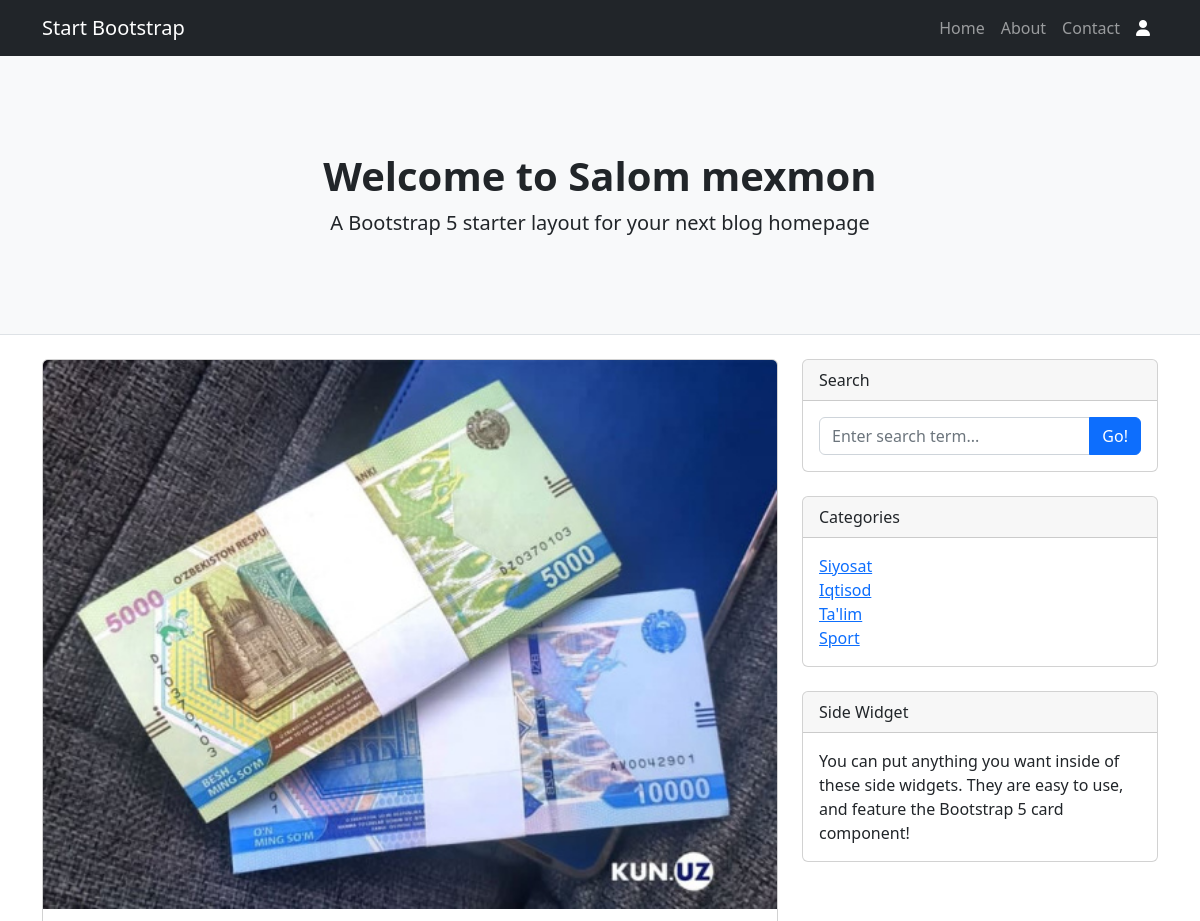
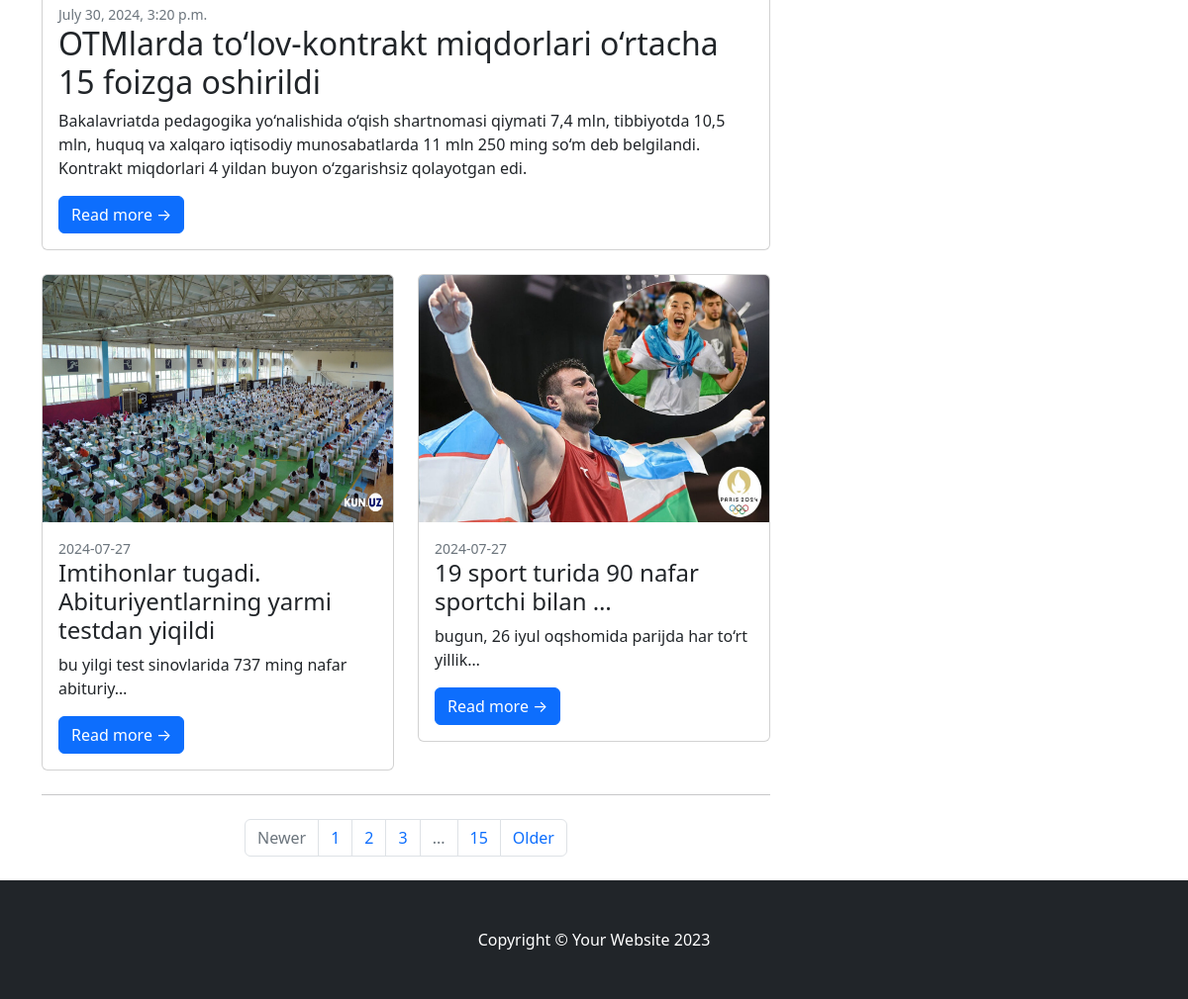
The page / on the database its author committed (2 pictures, top to bottom).
### main/models.py (models this page shows)
class Post(models.Model):
    title = models.CharField(max_length=255)
    content = models.TextField()
    category = models.ForeignKey(Category, on_delete=models.PROTECT,  null=True)
    tags = models.ManyToManyField(Tag, blank=True)
    author = models.ForeignKey(User, on_delete=models.PROTECT, null=True)
    image = models.ImageField(upload_to="post_images", blank=True)
    created_at = models.DateTimeField(auto_now_add=True)
    updated_at = models.DateTimeField(auto_now=True)
    likes = models.PositiveIntegerField(default=0)
    dislikes = models.PositiveIntegerField(default=0)
    views = models.PositiveIntegerField(default=0)

class Category(models.Model): # main_category
    title = models.CharField(max_length=255)
    def __str__(self) -> str:
        return self.title

### main/views.py (the view)
# urls.py: 2. Add a URL to urlpatterns:  path('', views.home, name='home')
def home(request):
    fruits = ["Olma", "Anor", "behi", "limon"]
    print()
    print(request.GET)
    print(request.POST)
    print()
    page = request.GET.get('page')
    last_post = Post.objects.last()
    posts = Post.objects.exclude(id=last_post.id)[:2]
    if page == '2':
        print()
        print("Page 2")
        print()
        posts = Post.objects.exclude(id=last_post.id)[2:]
    print()
    categories = Category.objects.all()
    return render(request,
                  'index.html',
                  context={"hi": "Assalomu alaykum",
                           "fruits": fruits,
                           "users": users,
                           "categories": categories,
                           "last_post":last_post,
                           "posts":posts,
                           "page":page
                           })

### templates/index.html
{% extends 'base.html' %}
{% block content %}
        <div class="container">
            <div class="row">
                <div class="col-lg-8">
                    <div class="card mb-4">
                        <a href="#!"><img class="card-img-top"
                             src="{{ last_post.image.url }}" alt="..." /></a>
                        <div class="card-body">
                            <div class="small text-muted">{{ last_post.created_at  }}</div>
                            <h2 class="card-title"> {{ last_post.title  }}</h2>
                            <p class="card-text"> {{ last_post.content  }} </p>
                            <a class="btn btn-primary" href="{% url 'main:post' last_post.id  %}">Read more →</a>
                        </div>
                    </div>
                    <div class="row">
                        {% for p in posts %}
                        <div class="col-lg-6">
                            <div class="card mb-4">
                                <a href="#!"><img class="card-img-top"
                                    src="{{ p.image.url  }}" style="height: 250px;" alt="..." /></a>
                                <div class="card-body">
                                    <div class="small text-muted">{{ p.created_at|date:"Y-m-d" }}</div>
                                    <h2 class="card-title h4">  {{ p.title|truncatewords:"7" }}</h2>
                                    <p class="card-text">{{ p.content|truncatechars:"50"|lower }}</p>
                                    <a class="btn btn-primary"
                                     href="/post/{{ p.id }}">Read more →</a>
                                </div>
                            </div>
                        </div>
                        {% endfor %}
                    </div>
                    <nav aria-label="Pagination">
                        <hr class="my-0" />
                        <ul class="pagination justify-content-center my-4">
                            <li class="page-item disabled"><a class="page-link" href="#" tabindex="-1" aria-disabled="true">Newer</a></li>
                            <li class="page-item " aria-current="page"><a class="page-link" href="#!">1</a></li>
                            <li class="page-item {% if page == '2' %} active {% endif %}"><a class="page-link" href="?page=2">2</a></li>
                            <li class="page-item"><a class="page-link" href="#!">3</a></li>
                            <li class="page-item disabled"><a class="page-link" href="#!">...</a></li>
                            <li class="page-item"><a class="page-link" href="#!">15</a></li>
                            <li class="page-item"><a class="page-link" href="#!">Older</a></li>
                        </ul>
                    </nav>
                </div>
                <div class="col-lg-4">
                    <div class="card mb-4">
                        <div class="card-header">Search</div>
                        <div class="card-body">
                            <div class="input-group">
                                <input class="form-control" type="text" placeholder="Enter search term..." aria-label="Enter search term..." aria-describedby="button-search" />
                                <button class="btn btn-primary" id="button-search" type="button">Go!</button>
                            </div>
                        </div>
                    </div>
                    <div class="card mb-4">
                        <div class="card-header">Categories</div>
                        <div class="card-body">
                            <div class="row">
                                <div class="col-sm-6">
                                    <ul class="list-unstyled mb-0">
                                       {% for c in categories %}
                                            <li>  {{ c.reg_date|date:"Y m" }} <a href="{% url 'main:category' c.id  %}"> {{ c }} </a></li>
                                        {% endfor %}
                                    </ul>
                                </div>
                            </div>
                        </div>
                    </div>
                    <div class="card mb-4">
                        <div class="card-header">Side Widget</div>
                        <div class="card-body">You can put anything you want inside of these side widgets. They are easy to use, and feature the Bootstrap 5 card component!</div>
                    </div>
                </div>
            </div>
        </div>
        {% endblock content %}

### templates/base.html (shortened to what this page needs)
<!DOCTYPE html>
{% load static %}
<html lang="en">
    <head>
        <link href="{% static 'css/styles.css' %}" rel="stylesheet" />
        <link rel="stylesheet" href="https://cdnjs.cloudflare.com/ajax/libs/font-awesome/6.6.0/css/all.min.css" />
    </head>
    <body>
        <nav class="navbar navbar-expand-lg navbar-dark bg-dark">
            <div class="container">
                <a class="navbar-brand" href="#!">Start Bootstrap</a>
                <div class="collapse navbar-collapse" id="navbarSupportedContent">
                    <ul class="navbar-nav ms-auto mb-2 mb-lg-0">
                        <li class="nav-item"><a class="nav-link" href="#">Home</a></li>
                        <li class="nav-item"><a class="nav-link" href="#!">About</a></li>
                        <li class="nav-item"><a class="nav-link" href="#!">Contact</a></li>
                        <li class="nav-item"><a class="nav-link active"
                             aria-current="page" href="#">
                             {% if  request.user.is_authenticated %}
                                {{ request.user.username }}
                             {% else %}
                                <i class="fa fa-user"></i>
                              {% endif %}
                            </a></li>
                    </ul>
                </div>
            </div>
        </nav>
        <header class="py-5 bg-light border-bottom mb-4">
            <div class="container">
                <div class="text-center my-5">
                    <h1 class="fw-bolder">
                       {% block welcome %}
                            Welcome to {% if  request.user.is_authenticated %}
                            {{ request.user.username }} {% else %} Salom mexmon {% endif %}
                       {% endblock  %}
                    </h1>
                    <p class="lead mb-0">A Bootstrap 5 starter layout for your next blog homepage</p>
                </div>
            </div>
        </header>
        {% block content %}
        {% endblock content %}
          <footer class="py-5 bg-dark">
            <div class="container"><p class="m-0 text-center text-white">Copyright &copy; Your Website 2023</p></div>
        </footer>
    </body>
</html>

### rows shown on the page
Post: image (picture), created_at "July 30, 2024, 3:20 p.m.", title "OTMlarda to‘lov-kontrakt miqdorlari o‘rtacha 15 foizga oshirildi", content "Bakalavriatda pedagogika yo‘nalishida o‘qish shartnomasi qiymati 7,4 mln, tibbiyotda 10,5 mln, huquq va xalqaro iqtisodiy munosabatlarda 11 mln 250 ming so‘m deb belgilandi. Kontrakt miqdorlari 4 yildan buyon o‘zgarishsiz qolayotgan edi."
Post: image (picture), created_at "2024-07-27", title "Imtihonlar tugadi. Abituriyentlarning yarmi testdan yiqildi", content "bu yilgi test sinovlarida 737 ming nafar abituriy…"
Post: image (picture), created_at "2024-07-27", title "19 sport turida 90 nafar sportchi bilan …", content "bugun, 26 iyul oqshomida parijda har to‘rt yillik…"
Category: title "Siyosat"
Category: title "Iqtisod"
Category: title "Ta'lim"
Category: title "Sport"
